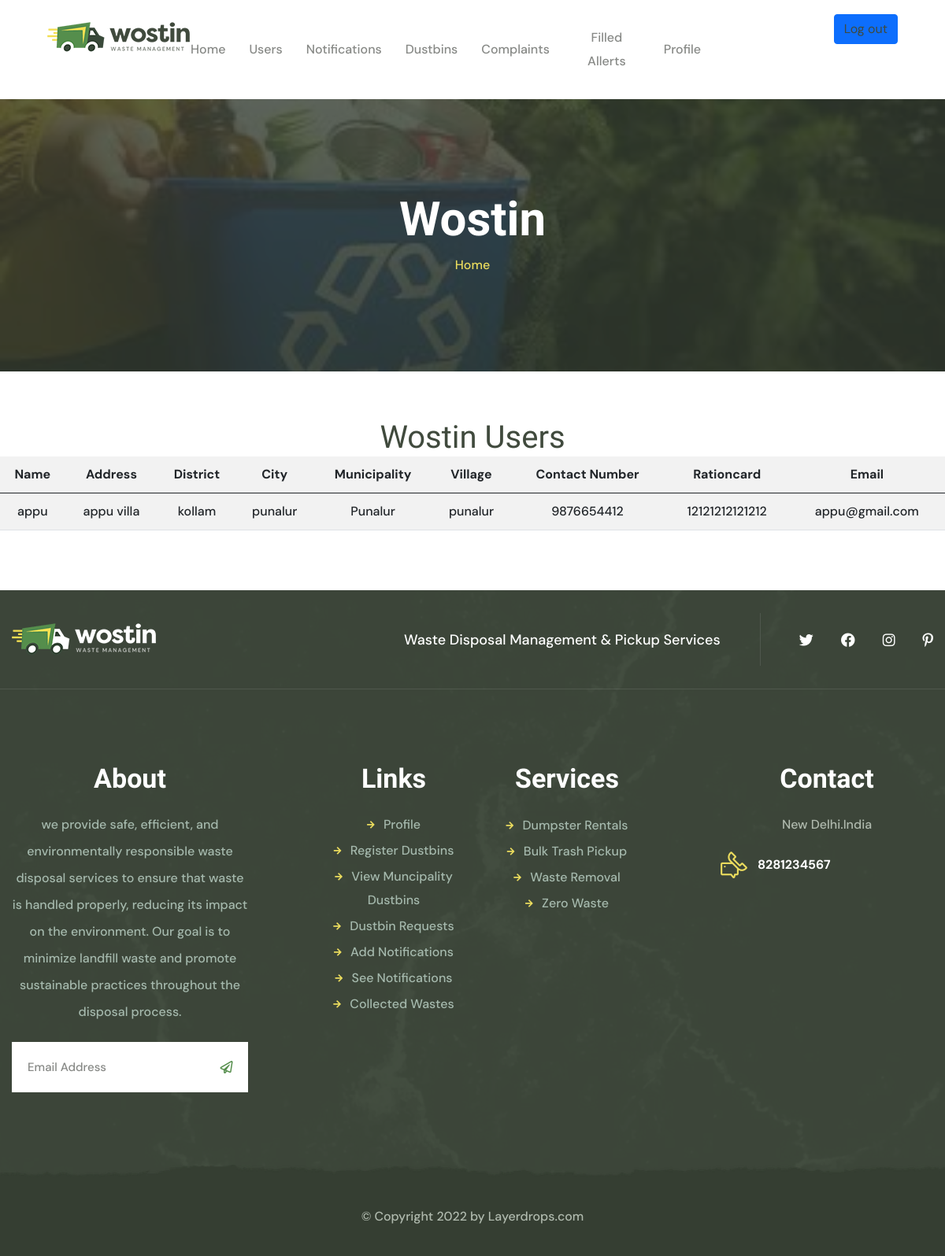
The page /muncipality_user_view (signed in) on the database its author committed.
### swmapp/models.py (models this page shows)
class PublicReg(models.Model):
    name = models.CharField(max_length=100)
    address = models.TextField()
    district = models.CharField(max_length=100)
    city = models.CharField(max_length=100)
    muncipality = models.ForeignKey(MuncipalityReg,on_delete=models.CASCADE)
    village = models.CharField(max_length=100)
    contact_no = models.IntegerField(unique=True)
    rationcard_no = models.IntegerField(unique=True)
    login_id = models.OneToOneField(LoginTable,on_delete=models.CASCADE,related_name="log")

class MuncipalityReg(models.Model):
    muncipality_name = models.CharField(max_length=100)
    address = models.TextField()
    city = models.CharField(max_length=100)
    thaluk = models.CharField(max_length=100)
    contact_no = models.IntegerField()
    login_id = models.ForeignKey(LoginTable,on_delete=models.CASCADE)
    def __str__(self):
         return self.muncipality_name

class LoginTable(models.Model):
    email = models.EmailField(unique=True)
    password = models.CharField(max_length=10)
    usertype = models.CharField(max_length=20,null=True)
    status = models.IntegerField(default=0)

### swmapp/views.py (the view)
# urls.py: path('muncipality_user_view', views.muncipality_user_view, name='muncipality_user_view'),
def muncipality_user_view(request):
    login_id = request.session.get('muncipalityid')
    if not login_id:
        return render(request, 'muncipality_user_view.html', {'error': 'You are not logged in as a municipality.'})
    try:
        muncipalitydata = MuncipalityReg.objects.get(login_id__id=login_id)
        publicdata = PublicReg.objects.filter(muncipality=muncipalitydata)
        return render(request, 'muncipality_user_view.html', {'muncipality_user_view': publicdata})
    except MuncipalityReg.DoesNotExist:
        return render(request, 'muncipality_user_view.html', {'error': 'Municipality not found.'})

### swmapp/templates/muncipality_user_view.html (shortened to what this page needs)
{% extends 'muncipal_header.html' %}
{% block content %}
<html>
<head>
</head>
<body align="center">
    <h1>Wostin Users</h1>
    <table class="table table-striped" align="center">
        <tr>
            <th>Name</th>
            <th>Address</th>
            <th>District</th>
            <th>City</th>
            <th>Municipality</th>
            <th>Village</th>
            <th>Contact Number</th>
            <th>Rationcard</th>
            <th>Email</th>
          </tr>
        <tbody>
          {% for data in muncipality_user_view %}
           <tr>
           <td>{{ data.name }}</td>
           <td>{{ data.address }}</td>
           <td>{{ data.district }}</td>
           <td>{{ data.city }}</td>
           <td>{{ data.muncipality }}</td>
           <td>{{ data.village }}</td>
           <td>{{ data.contact_no }}</td>
           <td>{{ data.rationcard_no }}</td>
           <td>{{ data.login_id.email }}</td>
           </tr>
          {% endfor %}
        </tbody>
    </table>
</body>
</html>
{% endblock %}

### rows shown on the page
PublicReg: name "appu", address "appu villa", district "kollam", city "punalur", muncipality "Punalur", village "punalur", contact_no "9876654412", rationcard_no "12121212121212", login_id.email "appu@gmail.com"
